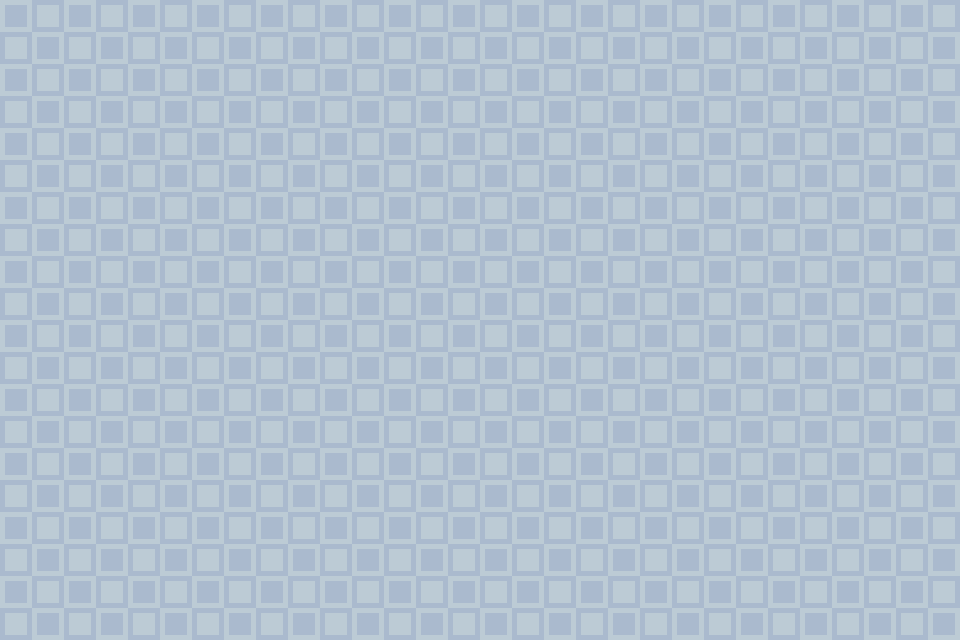

Rendered tile map (Tiled .tmx) drawn with the repository's tilesets; below, a short description and the full map source, tile grids included:
An orthogonal 30x20 tile map with 32x32 px tiles, 1 tile layer (Capa de patrones 1).

<map version="1.9" tiledversion="1.9.2" orientation="orthogonal" renderorder="right-down" width="30" height="20" tilewidth="32" tileheight="32" infinite="0" nextlayerid="2" nextobjectid="1">
 <tileset firstgid="1" source="Blue.tsx" />
 <layer id="1" name="Capa de patrones 1" width="30" height="20">
  <data encoding="csv">
1,2,1,2,1,2,1,2,1,2,1,2,1,2,1,2,1,2,1,2,1,2,1,2,1,2,1,2,1,2,
3,4,3,4,3,4,3,4,3,4,3,4,3,4,3,4,3,4,3,4,3,4,3,4,3,4,3,4,3,4,
1,2,1,2,1,2,1,2,1,2,1,2,1,2,1,2,1,2,1,2,1,2,1,2,1,2,1,2,1,2,
3,4,3,4,3,4,3,4,3,4,3,4,3,4,3,4,3,4,3,4,3,4,3,4,3,4,3,4,3,4,
1,2,1,2,1,2,1,2,1,2,1,2,1,2,1,2,1,2,1,2,1,2,1,2,1,2,1,2,1,2,
3,4,3,4,3,4,3,4,3,4,3,4,3,4,3,4,3,4,3,4,3,4,3,4,3,4,3,4,3,4,
1,2,1,2,1,2,1,2,1,2,1,2,1,2,1,2,1,2,1,2,1,2,1,2,1,2,1,2,1,2,
3,4,3,4,3,4,3,4,3,4,3,4,3,4,3,4,3,4,3,4,3,4,3,4,3,4,3,4,3,4,
1,2,1,2,1,2,1,2,1,2,1,2,1,2,1,2,1,2,1,2,1,2,1,2,1,2,1,2,1,2,
3,4,3,4,3,4,3,4,3,4,3,4,3,4,3,4,3,4,3,4,3,4,3,4,3,4,3,4,3,4,
1,2,1,2,1,2,1,2,1,2,1,2,1,2,1,2,1,2,1,2,1,2,1,2,1,2,1,2,1,2,
3,4,3,4,3,4,3,4,3,4,3,4,3,4,3,4,3,4,3,4,3,4,3,4,3,4,3,4,3,4,
1,2,1,2,1,2,1,2,1,2,1,2,1,2,1,2,1,2,1,2,1,2,1,2,1,2,1,2,1,2,
3,4,3,4,3,4,3,4,3,4,3,4,3,4,3,4,3,4,3,4,3,4,3,4,3,4,3,4,3,4,
1,2,1,2,1,2,1,2,1,2,1,2,1,2,1,2,1,2,1,2,1,2,1,2,1,2,1,2,1,2,
3,4,3,4,3,4,3,4,3,4,3,4,3,4,3,4,3,4,3,4,3,4,3,4,3,4,3,4,3,4,
1,2,1,2,1,2,1,2,1,2,1,2,1,2,1,2,1,2,1,2,1,2,1,2,1,2,1,2,1,2,
3,4,3,4,3,4,3,4,3,4,3,4,3,4,3,4,3,4,3,4,3,4,3,4,3,4,3,4,3,4,
1,2,1,2,1,2,1,2,1,2,1,2,1,2,1,2,1,2,1,2,1,2,1,2,1,2,1,2,1,2,
3,4,3,4,3,4,3,4,3,4,3,4,3,4,3,4,3,4,3,4,3,4,3,4,3,4,3,4,3,4
</data>
 </layer>
</map>
